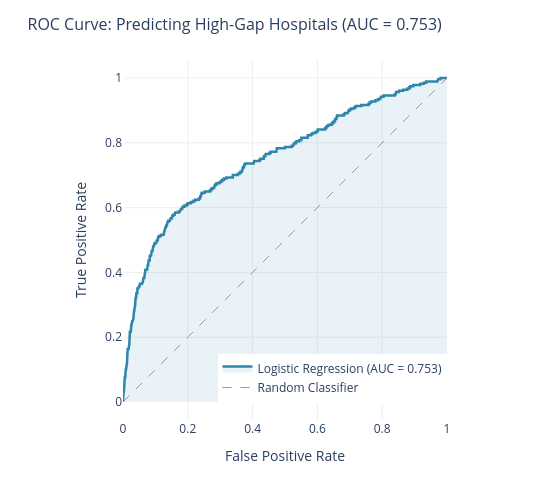

Notebook code cell kept with this figure:
### Markdown cell above
## Chart 11: ROC Curve (Logistic Regression)

### Code cell
# Logistic regression ROC
reg_df['is_high_gap'] = (reg_df['doc_gap_score'] >= 65).astype(int)
y_binary = reg_df['is_high_gap'].values

logit = LogisticRegression(max_iter=1000, random_state=42)
logit.fit(X_enriched, y_binary)
y_prob = logit.predict_proba(X_enriched)[:, 1]
auc = roc_auc_score(y_binary, y_prob)
fpr, tpr, thresholds = roc_curve(y_binary, y_prob)

fig11 = go.Figure()

fig11.add_trace(go.Scatter(
    x=fpr, y=tpr, mode='lines',
    line=dict(color='#2E86AB', width=2.5),
    name=f'Logistic Regression (AUC = {auc:.3f})',
    fill='tozeroy', fillcolor='rgba(46,134,171,0.1)'
))

fig11.add_trace(go.Scatter(
    x=[0, 1], y=[0, 1], mode='lines',
    line=dict(color='#999', dash='dash', width=1),
    name='Random Classifier'
))

fig11.update_layout(
    title=dict(text=f'ROC Curve: Predicting High-Gap Hospitals (AUC = {auc:.3f})', font=dict(size=16)),
    xaxis_title='False Positive Rate',
    yaxis_title='True Positive Rate',
    height=480, width=550,
    plot_bgcolor='white',
    xaxis=dict(gridcolor='#eee', constrain='domain'),
    yaxis=dict(gridcolor='#eee', scaleanchor='x'),
    legend=dict(x=0.35, y=0.05),
    margin=dict(l=60, r=40, t=60, b=60)
)

fig11.write_html(CHART_DIR / 'chart11_roc_curve.html', include_plotlyjs='cdn', full_html=False)
fig11.show()
print(f'Saved chart11_roc_curve.html  |  AUC={auc:.4f}')

### Figure 1 — Plotly figure (JSON) as saved in the notebook; plotly's stock layout.template omitted (floating-point values rounded to 4 significant figures; data arrays with more than 128 entries replaced by an {"elided": "..."} marker saying what was removed)
{"data": [{"fill": "tozeroy", "fillcolor": "rgba(46,134,171,0.1)", "line": {"color": "#2E86AB", "width": 2.5}, "mode": "lines", "name": "Logistic Regression (AUC = 0.753)", "type": "scatter", "x": {"elided": "438 float values"}, "y": {"elided": "438 float values"}}, {"line": {"color": "#999", "dash": "dash", "width": 1}, "mode": "lines", "name": "Random Classifier", "type": "scatter", "x": [0, 1], "y": [0, 1]}], "layout": {"height": 480, "legend": {"x": 0.35, "y": 0.05}, "margin": {"b": 60, "l": 60, "r": 40, "t": 60}, "plot_bgcolor": "white", "title": {"font": {"size": 16}, "text": "ROC Curve: Predicting High-Gap Hospitals (AUC = 0.753)"}, "width": 550, "xaxis": {"constrain": "domain", "gridcolor": "#eee", "title": {"text": "False Positive Rate"}}, "yaxis": {"gridcolor": "#eee", "scaleanchor": "x", "title": {"text": "True Positive Rate"}}}}
